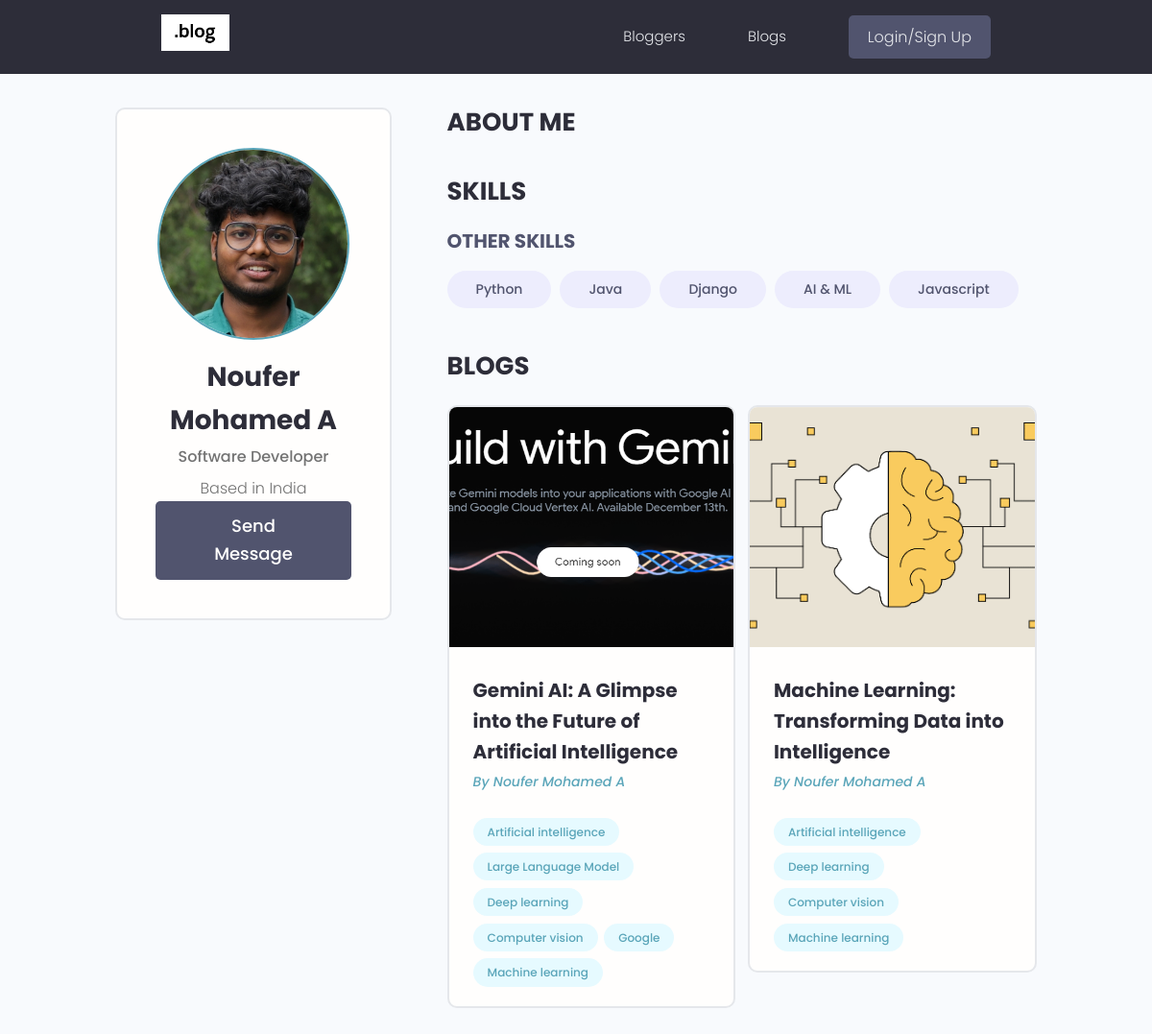
The app's page /profile/a0915b99-1ee6-420a-b9a8-27513eb7d103 with its own data.
### users/models.py (models this page shows, shortened)
class Profile(models.Model):
    user = models.OneToOneField(
        User, on_delete=models.CASCADE, null=True, blank=True)
    name = models.CharField(max_length=200, blank=True, null=True)
    email = models.EmailField(max_length=500, blank=True, null=True)
    username = models.CharField(max_length=200, blank=True, null=True)
    location = models.CharField(max_length=200, blank=True, null=True)
    short_intro = models.CharField(max_length=200, blank=True, null=True)
    bio = models.TextField(blank=True, null=True)
    profile_image = models.ImageField(
        null=True, blank=True, upload_to='profile_pictures/', default="profile_pictures/user-default.jpg")
    social_github = models.CharField(max_length=200, blank=True, null=True)
    social_linkedin = models.CharField(max_length=200, blank=True, null=True)
    created = models.DateTimeField(auto_now_add=True)
    id = models.UUIDField(default=uuid.uuid4, unique=True,
                          primary_key=True, editable=False)

class Skill(models.Model):
    owner = models.ForeignKey(
        Profile, on_delete=models.CASCADE, null=True, blank=True)
    name = models.CharField(max_length=200, blank=True, null=True)
    description = models.TextField(null=True, blank=True)
    created = models.DateTimeField(auto_now_add=True)
    id = models.UUIDField(default=uuid.uuid4, unique=True,
                          primary_key=True, editable=False)
    def __str__(self):
        return str(self.name)

### core/models.py (models this page shows, shortened)
class Project(models.Model):
    owner = models.ForeignKey(Profile, null=True, blank=True, on_delete=models.SET_NULL)
    title = models.CharField(max_length=200)
    intro = models.TextField(max_length=255,null=True, blank=True)
    description = models.TextField(null=True, blank=True)
    featured_image = models.ImageField(null=True, blank=True, default="default.jpg")
    created = models.DateTimeField(auto_now_add=True)
    tags = models.ManyToManyField('Tag', blank=True)
    id = models.UUIDField(default=uuid.uuid4, unique=True,
                          primary_key=True, editable=False)
    class Meta:
        ordering = ['created']

class Tag(models.Model):
    name = models.CharField(max_length=200)
    created = models.DateTimeField(auto_now_add=True)
    id = models.UUIDField(default=uuid.uuid4, unique=True,
                          primary_key=True, editable=False)
    def __str__(self):
        return self.name

### users/views.py (the view)
# urls.py: path('profile/<str:pk>', views.user_profile, name="user_profile"),
def user_profile(request, pk):
    profiles = Profile.objects.get(id=pk)
    topSkills = profiles.skill_set.exclude(description__exact="")
    otherSkills = profiles.skill_set.filter(description="")
    context = {'profile': profiles,'topSkills': topSkills,
               "otherSkills": otherSkills}
    return render(request, 'users/user-profile.html',context)

### users/templates/users/user-profile.html (shortened to what this page needs)
{% extends 'core/blogs.html' %}
{% block content %}
<main class="profile my-md">
    <div class="container">
        <div class="layout">
            <div class="column column--1of3">
                <div class="card text-center">
                    <div class="card__body dev">
                        <img class="avatar avatar--xl" src="{{ profile.profile_image.url }}" />
                        <h2 class="dev__name">{{profile.name}}</h2>
                        <p class="dev__title">{{profile.short_intro}}</p>
                        <p class="dev__location">Based in {{profile.location}}</p>
                        {% if request.user.profile.id != profile.id %}
                        <a href="{% url 'create_message' profile.id %}" class="btn btn--sub btn--lg">Send Message </a>
                        {% endif %}
                    </div>
                </div>
            </div>
            <div class="column column--2of3">
                <div class="devInfo">
                    <h3 class="devInfo__title">About Me</h3>
                </div>
                <div class="devInfo">
                    <h3 class="devInfo__title">Skills</h3>
                    <div class="devInfo__skills">
                        <h3 class="devInfo__subtitle">Other Skills</h3>
                        <div class="devInfo__otherSkills">
                            {% for skill in otherSkills %}
                            <span class="tag tag--pill tag--sub tag--lg">
                                <small>{{skill}}</small>
                            </span>
                            {% endfor %}
                        </div>
                    </div>
                </div>
                <div class="devInfo">
                    <h3 class="devInfo__title">Blogs</h3>
                    <div class="grid grid--two">
                        {% for project in profile.project_set.all %}
                        <div class="column">
                            <div class="card project">
                                <a href="{% url 'blog' project.id %}" class="project">
                                    <img class="project__thumbnail" src="{{project.featured_image.url}}"
                                        alt="project thumbnail" />
                                    <div class="card__body">
                                        <h3 class="project__title">{{project.title}}</h3>
                                        <p><a class="project__author"
                                                href="{% url 'user_profile' project.owner.id %}">By
                                                {{project.owner.name}}</a>
                                        </p>
                                        <br>
                                        <div class="project__tags">
                                            {% for tag in project.tags.all %}
                                            <span class="tag tag--pill tag--main">
                                                <small>{{tag}}</small>
                                            </span>
                                            {% endfor %}
                                        </div>
                                    </div>
                                </a>
                            </div>
                        </div>
                        {% endfor %}
                    </div>
                </div>
            </div>
        </div>
    </div>
</main>
{% endblock %}

### static/styles/app.css (style rules this page uses)
:root { --color-sub: #2d2d39; }
.btn--sub { background-color: var(--color-sub-light); }
.card { border: 2px solid var(--color-light); }
img { width: 100%; }
.profile .card > .dev { padding: 4rem; }
.dev__name { color: var(--color-sub); font-size: 2.8rem; font-weight: 700; margin-top: 1rem; margin-bottom: 0.5rem; }
.dev__title { font-size: 1.6rem; font-weight: 500; line-height: 1.3; }
.dev__location { margin-top: 1rem; }
.devInfo { margin-bottom: 3rem; }
.devInfo__title, .devInfo__subtitle { font-size: 2.6rem; color: var(--color-sub); text-transform: uppercase; font-weight: 700; margin-bottom: 1.5rem; }
.devInfo__subtitle { font-size: 2rem; color: var(--color-sub-light); }
.project__author { font-size: 1.4rem; font-style: italic; }
.project__thumbnail { height: 25rem; object-fit: cover; object-position: top center; }
.project__title { font-size: 2rem; font-weight: 700; color: var(--color-sub); }

### static/uikit/styles/modules/_variables.css (style rules this page uses)
:root { --color-main: #5aa5b9; --color-main-light: #e6faff; --color-sub: #3f4156; --color-sub-light: #51546e; --color-sub-lighter: #ededfd; --color-text: #737373; --color-gray: #8b8b8b; --color-light: #e5e7eb; --color-light-gray: #767676; --color-bg: #f8fafd; --color-white: #fffefd; --color-white-light: #f3f3f3; --color-success: #359e64; --color-success-bg: #def8e8; --color-error: #fc4b0b; --color-error-bg: #fff2ee; --font-base: 'Poppins', arial, helvetica, 'Segoe UI', roboto, ubuntu, sans-serif; --font-monospace: 'Fira Code', 'Courier New', courier, monospace; --font-regular: 300; --font-medium: 500; --font-bold: 700; --generic-shadow: 1px 1px 5px #00000010; --generic-transition: all 0.3s ease-in-out; }

### static/uikit/styles/modules/_base.css (style rules this page uses)
* { margin: 0; padding: 0; box-sizing: border-box; text-rendering: optimizeLegibility; color: inherit; font-size: inherit; }
html { font-size: 50%; }
@media only screen and (min-width: 480px) { html { font-size: 56.25%; } }
@media only screen and (min-width: 1200px) { html { font-size: 62.5%; } }
body { line-height: 1.6; font-weight: 400; font-size: 1.5rem; color: var(--color-text); background-color: var(--color-bg); min-height: 100vh; }

### static/uikit/styles/modules/_typography.css (style rules this page uses)
* { font-family: var(--font-base); }
h2 { font-size: 3.6rem; font-weight: var(--font-bold); }
h3 { font-size: 3.2rem; font-weight: var(--font-medium); }
p, span, strong { font-size: 1.6rem; color: var(--color-text); font-weight: var(--font-regular); }
a { padding-bottom: 2px; text-decoration: none; display: inline-block; color: var(--color-main); font-weight: var(--font-medium); }

### static/uikit/styles/modules/_utilities.css (style rules this page uses)
.container { width: 92%; max-width: 165rem; margin: 0 auto; box-sizing: border-box; }
@media screen and (min-width: 1000px) { .container { width: 90%; } }
@media screen and (min-width: 1200px) { .container { width: 80%; } }
.text-center { text-align: center; }
.my-md { margin: 3rem auto; }

### static/uikit/styles/modules/_avatar.css (style rules this page uses)
.avatar { border-radius: 50%; border: 2px solid var(--color-main); object-fit: cover; }
.avatar--xl { height: 20rem; width: 20rem; }

### static/uikit/styles/modules/_button.css (style rules this page uses)
.btn { display: inline-block; position: relative; cursor: pointer; background-color: var(--color-light); font-weight: var(--font-medium); color: var(--color-sub); text-decoration: none; padding: 1rem 2rem; border-radius: 0.5rem; border: none; width: -webkit-fit-content; width: -moz-fit-content; width: fit-content; height: -webkit-fit-content; height: -moz-fit-content; height: fit-content; font-size: 1.6rem; outline-width: 0; outline-color: transparent; -webkit-backface-visibility: hidden; backface-visibility: hidden; transition: all 0.3s ease-in-out; }
.btn--sub { background-color: var(--color-sub); color: var(--color-white); }
.btn--lg { font-size: 1.8rem; padding: 1.2rem 4.5rem; }

### static/uikit/styles/modules/_card.css (style rules this page uses)
.card { border-radius: 1rem; background-color: var(--color-white); border: 1.5px solid var(--color-light); width: auto; height: auto; margin-top: 0.5rem; margin-bottom: 0.5rem; overflow: hidden; }
.card__body, .card__header { padding: 2rem 2.5rem; }

### static/uikit/styles/modules/_grid.css (style rules this page uses)
.grid { display: flex; flex-wrap: wrap; justify-content: flex-start; align-items: stretch; }
.grid > .column { min-width: 28rem; margin-bottom: 2.5rem; }
.grid--two > .column { flex-basis: 100%; }
@media screen and (min-width: 800px) { .grid--two { margin-right: -2%; } }
@media screen and (min-width: 800px) { .grid--two > .column { margin-right: 2%; } }
@media screen and (min-width: 800px) { .grid--two > .column { flex-basis: 48%; } }

### static/uikit/styles/modules/_layout.css (style rules this page uses)
.layout { display: flex; flex-flow: row wrap; justify-content: space-between; }
.layout > .column { margin-bottom: 3rem; }
.layout > .column.column--1of3 { flex-basis: 30%; }
.layout > .column.column--2of3 { flex-basis: 64%; }

### records on screen
Profile: profile_image (picture), name "Noufer Mohamed A", short_intro "Software Developer", location "India"
Skill: name "Python"
Skill: name "Java"
Skill: name "Django"
Skill: name "AI & ML"
Skill: name "Javascript"
Project: featured_image (picture), title "Gemini AI: A Glimpse into the Future of Artificial Intelligence", owner.name "Noufer Mohamed A"
Tag: name "Artificial intelligence"
Tag: name "Large Language Model"
Tag: name "Deep learning"
Tag: name "Computer vision"
Tag: name "Google"
Tag: name "Machine learning"
Project: featured_image (picture), title "Machine Learning: Transforming Data into Intelligence", owner.name "Noufer Mohamed A"
